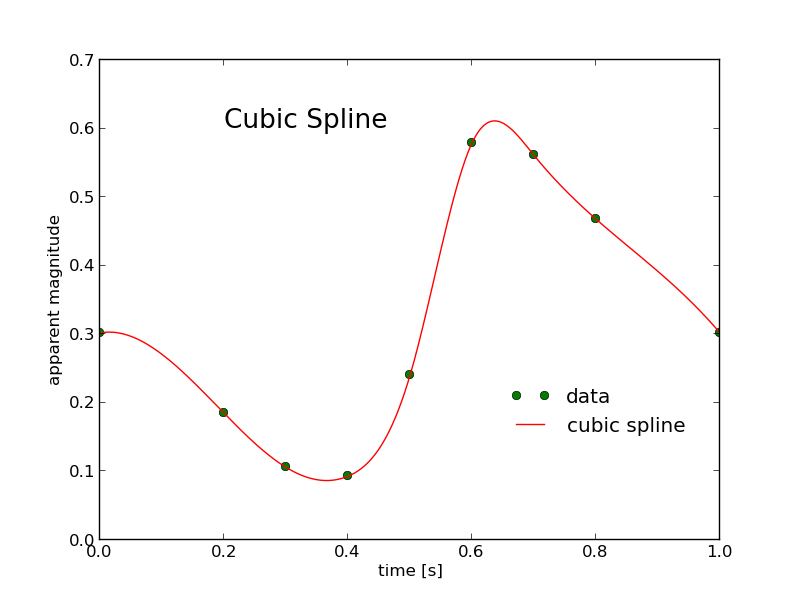

Source code (Python):
# -*- coding: utf-8 -*-
"""
Created on Wed Jan 15 00:01:10 2014

@author: davidvartanyan
"""

import pylab as P
from pylab import *
import numpy as np
from scipy import interpolate

dat=loadtxt("/home/davidvartanyan/Desktop/ws24dat.txt")
x,y=dat[:,0],dat[:,1]

xnew =np.linspace(0,1,100001)
tck = interpolate.splrep(x,y)
ynew2= interpolate.splev(xnew,tck,der=0)

xlabel('time [s]')
ylabel('apparent magnitude')
text(.2,.6,'Cubic Spline',fontsize=19)
p1,=plot(x,y,'go')
p2,=plot(xnew,ynew2,'r')
legend((p1,p2),("data","cubic spline"),loc=(0.65,0.2), frameon=False)
show()
